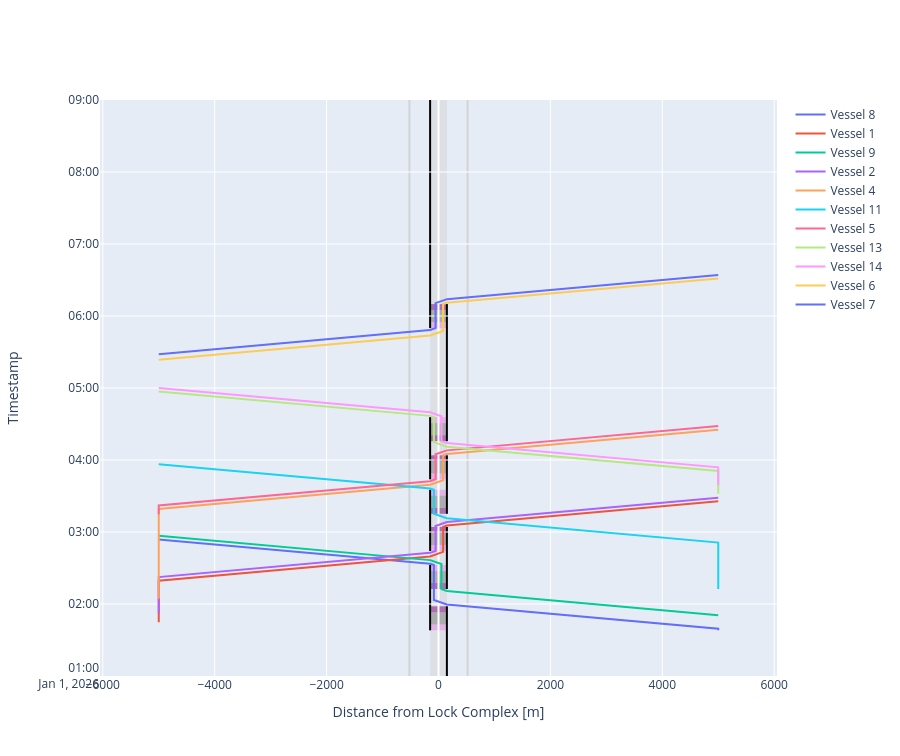

Notebook cell for this chart:
### Markdown cell above
##### Time-distance diagram of vessels passing the lock and planning info
And we can create time-distance diagrams for both locks. We observe that there are lock operations with two vessels for the larger lock, while there are lock operations with only one vessel for the smaller lock. The scheduling of the vessels followed a first-come, first-served approach, with the selected lock chamber being the one that would cause the least expected delay to any individual vessel.

### Code cell
def cm_to_pixels(cm):
    return cm * 37.8 # Set figure height to 10 cmfig.update_layout(height=cm_to_pixels(10))

# We can plot the time-distance diagram
fig = lock_chamber_I.plot(xlimmin = -6050, 
                          xlimmax = 6050,
                          ylimmin = pd.Timestamp('2026-01-01 01:00:00'),
                          ylimmax = pd.Timestamp('2026-01-01 09:00:00'),
                          method='Plotly')

fig.update_layout(height=cm_to_pixels(20))

### Figure 1 — Plotly figure (JSON) as saved in the notebook; plotly's stock layout.template omitted (floating-point values rounded to 4 significant figures)
{"data": [{"mode": "lines", "name": "Vessel 8", "type": "scatter", "x": [5000.0, 5000.0, 5000.0, 5000.0, 150.0, 150.0, -82.5, -82.5, -82.5, -82.5, -82.5, -82.5, -82.5, -82.5, -150.0, -150.0, -520.0, -5000.0], "xaxis": "x", "y": ["2026-01-01T01:38:04.354414", "2026-01-01T01:38:04.354414", "2026-01-01T01:39:24.354414", "2026-01-01T01:39:24.354414", "2026-01-01T01:59:36.854414", "2026-01-01T01:59:36.854414", "2026-01-01T02:03:22.826336", "2026-01-01T02:12:28.422958", "2026-01-01T02:17:28.422958", "2026-01-01T02:17:28.422958", "2026-01-01T02:27:28.422958", "2026-01-01T02:27:28.422958", "2026-01-01T02:32:28.422958", "2026-01-01T02:32:28.422958", "2026-01-01T02:33:34.027709", "2026-01-01T02:33:34.027709", "2026-01-01T02:35:06.527709", "2026-01-01T02:53:46.527709"], "yaxis": "y"}, {"mode": "lines", "name": "Vessel 1", "type": "scatter", "x": [-5000.0, -5000.0, -5000.0, -5000.0, -150.0, -150.0, 82.5, 82.5, 82.5, 82.5, 82.5, 82.5, 82.5, 82.5, 150.0, 150.0, 520.0, 5000.0], "xaxis": "x", "y": ["2026-01-01T01:44:45.206400", "2026-01-01T01:44:45.206400", "2026-01-01T02:19:26.527710", "2026-01-01T02:19:26.527710", "2026-01-01T02:39:39.027710", "2026-01-01T02:39:39.027710", "2026-01-01T02:43:24.999632", "2026-01-01T02:44:13.790129", "2026-01-01T02:49:13.790129", "2026-01-01T02:49:13.790129", "2026-01-01T02:59:13.790129", "2026-01-01T02:59:13.790129", "2026-01-01T03:04:13.790129", "2026-01-01T03:04:13.790129", "2026-01-01T03:05:19.394881", "2026-01-01T03:05:19.394881", "2026-01-01T03:06:51.894881", "2026-01-01T03:25:31.894881"], "yaxis": "y"}, {"mode": "lines", "name": "Vessel 9", "type": "scatter", "x": [5000.0, 5000.0, 150.0, 150.0, 52.5, 52.5, 52.5, 52.5, 52.5, 52.5, 52.5, 52.5, 52.5, 52.5, -150.0, -150.0, -520.0, -5000.0], "xaxis": "x", "y": ["2026-01-01T01:50:41.160539", "2026-01-01T01:50:41.160539", "2026-01-01T02:10:53.660539", "2026-01-01T02:10:53.660539", "2026-01-01T02:12:28.422958", "2026-01-01T02:12:28.422958", "2026-01-01T02:17:28.422958", "2026-01-01T02:17:28.422958", "2026-01-01T02:27:28.422958", "2026-01-01T02:27:28.422958", "2026-01-01T02:32:28.422958", "2026-01-01T02:32:28.422958", "2026-01-01T02:33:17.213454", "2026-01-01T02:33:17.213454", "2026-01-01T02:36:34.027709", "2026-01-01T02:36:34.027709", "2026-01-01T02:38:06.527709", "2026-01-01T02:56:46.527709"], "yaxis": "y"}, {"mode": "lines", "name": "Vessel 2", "type": "scatter", "x": [-5000.0, -5000.0, -5000.0, -5000.0, -150.0, -150.0, -52.5, -52.5, -52.5, -52.5, -52.5, -52.5, -52.5, -52.5, -52.5, -52.5, 150.0, 150.0, 520.0, 5000.0], "xaxis": "x", "y": ["2026-01-01T01:52:18.436859", "2026-01-01T01:52:18.436859", "2026-01-01T02:22:26.527710", "2026-01-01T02:22:26.527710", "2026-01-01T02:42:39.027710", "2026-01-01T02:42:39.027710", "2026-01-01T02:44:13.790129", "2026-01-01T02:44:13.790129", "2026-01-01T02:49:13.790129", "2026-01-01T02:49:13.790129", "2026-01-01T02:59:13.790129", "2026-01-01T02:59:13.790129", "2026-01-01T03:04:13.790129", "2026-01-01T03:04:13.790129", "2026-01-01T03:05:02.580625", "2026-01-01T03:05:02.580625", "2026-01-01T03:08:19.394880", "2026-01-01T03:08:19.394880", "2026-01-01T03:09:51.894880", "2026-01-01T03:28:31.894880"], "yaxis": "y"}, {"mode": "lines", "name": "Vessel 4", "type": "scatter", "x": [-5000.0, -5000.0, -5000.0, -5000.0, -150.0, -150.0, 82.5, 82.5, 82.5, 82.5, 82.5, 82.5, 82.5, 82.5, 150.0, 150.0, 520.0, 5000.0], "xaxis": "x", "y": ["2026-01-01T02:04:18.019448", "2026-01-01T02:04:18.019448", "2026-01-01T03:19:08.471554", "2026-01-01T03:19:08.471554", "2026-01-01T03:39:20.971554", "2026-01-01T03:39:20.971554", "2026-01-01T03:43:06.943476", "2026-01-01T03:43:55.733973", "2026-01-01T03:48:55.733973", "2026-01-01T03:48:55.733973", "2026-01-01T03:58:55.733973", "2026-01-01T03:58:55.733973", "2026-01-01T04:03:55.733973", "2026-01-01T04:03:55.733973", "2026-01-01T04:05:01.338725", "2026-01-01T04:05:01.338725", "2026-01-01T04:06:33.838725", "2026-01-01T04:25:13.838725"], "yaxis": "y"}, {"mode": "lines", "name": "Vessel 11", "type": "scatter", "x": [5000.0, 5000.0, 5000.0, 5000.0, 150.0, 150.0, -82.5, -82.5, -82.5, -82.5, -82.5, -82.5, -82.5, -82.5, -150.0, -150.0, -520.0, -5000.0], "xaxis": "x", "y": ["2026-01-01T02:12:35.409894", "2026-01-01T02:12:35.409894", "2026-01-01T02:51:11.894880", "2026-01-01T02:51:11.894880", "2026-01-01T03:11:24.394880", "2026-01-01T03:11:24.394880", "2026-01-01T03:15:10.366802", "2026-01-01T03:15:10.366803", "2026-01-01T03:20:10.366803", "2026-01-01T03:20:10.366803", "2026-01-01T03:30:10.366803", "2026-01-01T03:30:10.366803", "2026-01-01T03:35:10.366803", "2026-01-01T03:35:10.366803", "2026-01-01T03:36:15.971555", "2026-01-01T03:36:15.971555", "2026-01-01T03:37:48.471555", "2026-01-01T03:56:28.471555"], "yaxis": "y"}, {"mode": "lines", "name": "Vessel 5", "type": "scatter", "x": [-5000.0, -5000.0, -5000.0, -5000.0, -150.0, -150.0, -52.5, -52.5, -52.5, -52.5, -52.5, -52.5, -52.5, -52.5, -52.5, -52.5, 150.0, 150.0, 520.0, 5000.0], "xaxis": "x", "y": ["2026-01-01T03:14:50.936987", "2026-01-01T03:14:50.936987", "2026-01-01T03:22:08.471554", "2026-01-01T03:22:08.471554", "2026-01-01T03:42:20.971554", "2026-01-01T03:42:20.971554", "2026-01-01T03:43:55.733973", "2026-01-01T03:43:55.733973", "2026-01-01T03:48:55.733973", "2026-01-01T03:48:55.733973", "2026-01-01T03:58:55.733973", "2026-01-01T03:58:55.733973", "2026-01-01T04:03:55.733973", "2026-01-01T04:03:55.733973", "2026-01-01T04:04:44.524470", "2026-01-01T04:04:44.524470", "2026-01-01T04:08:01.338725", "2026-01-01T04:08:01.338725", "2026-01-01T04:09:33.838725", "2026-01-01T04:28:13.838725"], "yaxis": "y"}, {"mode": "lines", "name": "Vessel 13", "type": "scatter", "x": [5000.0, 5000.0, 5000.0, 5000.0, 150.0, 150.0, -82.5, -82.5, -82.5, -82.5, -82.5, -82.5, -82.5, -82.5, -150.0, -150.0, -520.0, -5000.0], "xaxis": "x", "y": ["2026-01-01T03:31:56.300854", "2026-01-01T03:31:56.300854", "2026-01-01T03:50:53.838725", "2026-01-01T03:50:53.838725", "2026-01-01T04:11:06.338725", "2026-01-01T04:11:06.338725", "2026-01-01T04:14:52.310647", "2026-01-01T04:15:41.101144", "2026-01-01T04:20:41.101144", "2026-01-01T04:20:41.101144", "2026-01-01T04:30:41.101144", "2026-01-01T04:30:41.101144", "2026-01-01T04:35:41.101144", "2026-01-01T04:35:41.101144", "2026-01-01T04:36:46.705896", "2026-01-01T04:36:46.705896", "2026-01-01T04:38:19.205896", "2026-01-01T04:56:59.205896"], "yaxis": "y"}, {"mode": "lines", "name": "Vessel 14", "type": "scatter", "x": [5000.0, 5000.0, 5000.0, 5000.0, 150.0, 150.0, 52.5, 52.5, 52.5, 52.5, 52.5, 52.5, 52.5, 52.5, 52.5, 52.5, -150.0, -150.0, -520.0, -5000.0], "xaxis": "x", "y": ["2026-01-01T03:38:55.974170", "2026-01-01T03:38:55.974170", "2026-01-01T03:53:53.838725", "2026-01-01T03:53:53.838725", "2026-01-01T04:14:06.338725", "2026-01-01T04:14:06.338725", "2026-01-01T04:15:41.101144", "2026-01-01T04:15:41.101144", "2026-01-01T04:20:41.101144", "2026-01-01T04:20:41.101144", "2026-01-01T04:30:41.101144", "2026-01-01T04:30:41.101144", "2026-01-01T04:35:41.101144", "2026-01-01T04:35:41.101144", "2026-01-01T04:36:29.891641", "2026-01-01T04:36:29.891641", "2026-01-01T04:39:46.705896", "2026-01-01T04:39:46.705896", "2026-01-01T04:41:19.205896", "2026-01-01T04:59:59.205896"], "yaxis": "y"}, {"mode": "lines", "name": "Vessel 6", "type": "scatter", "x": [-5000.0, -5000.0, -150.0, -150.0, 82.5, 82.5, 82.5, 82.5, 82.5, 82.5, 82.5, 82.5, 150.0, 150.0, 520.0, 5000.0], "xaxis": "x", "y": ["2026-01-01T05:23:30.180018", "2026-01-01T05:23:30.180018", "2026-01-01T05:43:42.680018", "2026-01-01T05:43:42.680018", "2026-01-01T05:47:28.651940", "2026-01-01T05:49:55.781670", "2026-01-01T05:54:55.781670", "2026-01-01T05:54:55.781670", "2026-01-01T06:04:55.781670", "2026-01-01T06:04:55.781670", "2026-01-01T06:09:55.781670", "2026-01-01T06:09:55.781670", "2026-01-01T06:11:01.386422", "2026-01-01T06:11:01.386422", "2026-01-01T06:12:33.886422", "2026-01-01T06:31:13.886422"], "yaxis": "y"}, {"mode": "lines", "name": "Vessel 7", "type": "scatter", "x": [-5000.0, -5000.0, -150.0, -150.0, -52.5, -52.5, -52.5, -52.5, -52.5, -52.5, -52.5, -52.5, -52.5, -52.5, 150.0, 150.0, 520.0, 5000.0], "xaxis": "x", "y": ["2026-01-01T05:28:08.519251", "2026-01-01T05:28:08.519251", "2026-01-01T05:48:21.019251", "2026-01-01T05:48:21.019251", "2026-01-01T05:49:55.781670", "2026-01-01T05:49:55.781670", "2026-01-01T05:54:55.781670", "2026-01-01T05:54:55.781670", "2026-01-01T06:04:55.781670", "2026-01-01T06:04:55.781670", "2026-01-01T06:09:55.781670", "2026-01-01T06:09:55.781670", "2026-01-01T06:10:44.572166", "2026-01-01T06:10:44.572166", "2026-01-01T06:14:01.386421", "2026-01-01T06:14:01.386421", "2026-01-01T06:15:33.886421", "2026-01-01T06:34:13.886421"], "yaxis": "y"}], "layout": {"height": 756, "shapes": [{"fillcolor": "lightgrey", "layer": "below", "line": {"width": 0}, "name": "Lock Geometry", "opacity": 0.5, "type": "rect", "x0": -150, "x1": 150, "y0": "2026-01-01T01:00:00", "y1": "2026-01-01T09:00:00"}, {"fillcolor": "violet", "layer": "below", "line": {"width": 0}, "name": "Lock gate closing", "opacity": 0.5, "type": "rect", "x0": -150, "x1": 150, "xref": "x", "y0": "2026-01-01T01:38:04.354414", "y1": "2026-01-01T01:43:04.354414", "yref": "y"}, {"fillcolor": "grey", "layer": "below", "line": {"width": 0}, "name": "Lock levelling", "opacity": 0.5, "type": "rect", "x0": -150, "x1": 150, "xref": "x", "y0": "2026-01-01T01:43:04.354414", "y1": "2026-01-01T01:53:04.354414", "yref": "y"}, {"fillcolor": "purple", "layer": "below", "line": {"width": 0}, "name": "Lock gate opening", "opacity": 0.5, "type": "rect", "x0": -150, "x1": 150, "xref": "x", "y0": "2026-01-01T01:53:04.354414", "y1": "2026-01-01T01:58:04.354414", "yref": "y"}, {"fillcolor": "purple", "layer": "below", "line": {"width": 0}, "name": "Lock gate closing", "opacity": 0.5, "type": "rect", "x0": -150, "x1": 150, "xref": "x", "y0": "2026-01-01T02:12:28.422958", "y1": "2026-01-01T02:17:28.422958", "yref": "y"}, {"fillcolor": "grey", "layer": "below", "line": {"width": 0}, "name": "Lock levelling", "opacity": 0.5, "type": "rect", "x0": -150, "x1": 150, "xref": "x", "y0": "2026-01-01T02:17:28.422958", "y1": "2026-01-01T02:27:28.422958", "yref": "y"}, {"fillcolor": "violet", "layer": "below", "line": {"width": 0}, "name": "Lock gate opening", "opacity": 0.5, "type": "rect", "x0": -150, "x1": 150, "xref": "x", "y0": "2026-01-01T02:27:28.422958", "y1": "2026-01-01T02:32:28.422958", "yref": "y"}, {"fillcolor": "violet", "layer": "below", "line": {"width": 0}, "name": "Lock gate closing", "opacity": 0.5, "type": "rect", "x0": -150, "x1": 150, "xref": "x", "y0": "2026-01-01T02:44:13.790129", "y1": "2026-01-01T02:49:13.790129", "yref": "y"}, {"fillcolor": "grey", "layer": "below", "line": {"width": 0}, "name": "Lock levelling", "opacity": 0.5, "type": "rect", "x0": -150, "x1": 150, "xref": "x", "y0": "2026-01-01T02:49:13.790129", "y1": "2026-01-01T02:59:13.790129", "yref": "y"}, {"fillcolor": "purple", "layer": "below", "line": {"width": 0}, "name": "Lock gate opening", "opacity": 0.5, "type": "rect", "x0": -150, "x1": 150, "xref": "x", "y0": "2026-01-01T02:59:13.790129", "y1": "2026-01-01T03:04:13.790129", "yref": "y"}, {"fillcolor": "purple", "layer": "below", "line": {"width": 0}, "name": "Lock gate closing", "opacity": 0.5, "type": "rect", "x0": -150, "x1": 150, "xref": "x", "y0": "2026-01-01T03:15:10.366803", "y1": "2026-01-01T03:20:10.366803", "yref": "y"}, {"fillcolor": "grey", "layer": "below", "line": {"width": 0}, "name": "Lock levelling", "opacity": 0.5, "type": "rect", "x0": -150, "x1": 150, "xref": "x", "y0": "2026-01-01T03:20:10.366803", "y1": "2026-01-01T03:30:10.366803", "yref": "y"}, {"fillcolor": "violet", "layer": "below", "line": {"width": 0}, "name": "Lock gate opening", "opacity": 0.5, "type": "rect", "x0": -150, "x1": 150, "xref": "x", "y0": "2026-01-01T03:30:10.366803", "y1": "2026-01-01T03:35:10.366803", "yref": "y"}, {"fillcolor": "violet", "layer": "below", "line": {"width": 0}, "name": "Lock gate closing", "opacity": 0.5, "type": "rect", "x0": -150, "x1": 150, "xref": "x", "y0": "2026-01-01T03:43:55.733973", "y1": "2026-01-01T03:48:55.733973", "yref": "y"}, {"fillcolor": "grey", "layer": "below", "line": {"width": 0}, "name": "Lock levelling", "opacity": 0.5, "type": "rect", "x0": -150, "x1": 150, "xref": "x", "y0": "2026-01-01T03:48:55.733973", "y1": "2026-01-01T03:58:55.733973", "yref": "y"}, {"fillcolor": "purple", "layer": "below", "line": {"width": 0}, "name": "Lock gate opening", "opacity": 0.5, "type": "rect", "x0": -150, "x1": 150, "xref": "x", "y0": "2026-01-01T03:58:55.733973", "y1": "2026-01-01T04:03:55.733973", "yref": "y"}, {"fillcolor": "purple", "layer": "below", "line": {"width": 0}, "name": "Lock gate closing", "opacity": 0.5, "type": "rect", "x0": -150, "x1": 150, "xref": "x", "y0": "2026-01-01T04:15:41.101144", "y1": "2026-01-01T04:20:41.101144", "yref": "y"}, {"fillcolor": "grey", "layer": "below", "line": {"width": 0}, "name": "Lock levelling", "opacity": 0.5, "type": "rect", "x0": -150, "x1": 150, "xref": "x", "y0": "2026-01-01T04:20:41.101144", "y1": "2026-01-01T04:30:41.101144", "yref": "y"}, {"fillcolor": "violet", "layer": "below", "line": {"width": 0}, "name": "Lock gate opening", "opacity": 0.5, "type": "rect", "x0": -150, "x1": 150, "xref": "x", "y0": "2026-01-01T04:30:41.101144", "y1": "2026-01-01T04:35:41.101144", "yref": "y"}, {"fillcolor": "violet", "layer": "below", "line": {"width": 0}, "name": "Lock gate closing", "opacity": 0.5, "type": "rect", "x0": -150, "x1": 150, "xref": "x", "y0": "2026-01-01T05:49:55.781670", "y1": "2026-01-01T05:54:55.781670", "yref": "y"}, {"fillcolor": "grey", "layer": "below", "line": {"width": 0}, "name": "Lock levelling", "opacity": 0.5, "type": "rect", "x0": -150, "x1": 150, "xref": "x", "y0": "2026-01-01T05:54:55.781670", "y1": "2026-01-01T06:04:55.781670", "yref": "y"}, {"fillcolor": "purple", "layer": "below", "line": {"width": 0}, "name": "Lock gate opening", "opacity": 0.5, "type": "rect", "x0": -150, "x1": 150, "xref": "x", "y0": "2026-01-01T06:04:55.781670", "y1": "2026-01-01T06:09:55.781670", "yref": "y"}, {"fillcolor": "darkgrey", "layer": "below", "line": {"width": 0}, "name": "Lock gate opening", "opacity": 0.5, "type": "rect", "x0": -150, "x1": 150, "xref": "x", "y0": "2026-01-01T01:43:04.354414", "y1": "2026-01-01T01:53:04.354414", "yref": "y"}, {"fillcolor": "darkgrey", "layer": "below", "line": {"width": 0}, "name": "Lock gate opening", "opacity": 0.5, "type": "rect", "x0": -150, "x1": 150, "xref": "x", "y0": "2026-01-01T02:17:28.422958", "y1": "2026-01-01T02:27:28.422958", "yref": "y"}, {"fillcolor": "darkgrey", "layer": "below", "line": {"width": 0}, "name": "Lock gate opening", "opacity": 0.5, "type": "rect", "x0": -150, "x1": 150, "xref": "x", "y0": "2026-01-01T02:49:13.790129", "y1": "2026-01-01T02:59:13.790129", "yref": "y"}, {"fillcolor": "darkgrey", "layer": "below", "line": {"width": 0}, "name": "Lock gate opening", "opacity": 0.5, "type": "rect", "x0": -150, "x1": 150, "xref": "x", "y0": "2026-01-01T03:20:10.366803", "y1": "2026-01-01T03:30:10.366803", "yref": "y"}, {"fillcolor": "darkgrey", "layer": "below", "line": {"width": 0}, "name": "Lock gate opening", "opacity": 0.5, "type": "rect", "x0": -150, "x1": 150, "xref": "x", "y0": "2026-01-01T03:48:55.733973", "y1": "2026-01-01T03:58:55.733973", "yref": "y"}, {"fillcolor": "darkgrey", "layer": "below", "line": {"width": 0}, "name": "Lock gate opening", "opacity": 0.5, "type": "rect", "x0": -150, "x1": 150, "xref": "x", "y0": "2026-01-01T04:20:41.101144", "y1": "2026-01-01T04:30:41.101144", "yref": "y"}, {"fillcolor": "darkgrey", "layer": "below", "line": {"width": 0}, "name": "Lock gate opening", "opacity": 0.5, "type": "rect", "x0": -150, "x1": 150, "xref": "x", "y0": "2026-01-01T05:54:55.781670", "y1": "2026-01-01T06:04:55.781670", "yref": "y"}, {"layer": "below", "line": {"color": "black"}, "name": "Lock gate opening", "type": "line", "x0": -150, "x1": -150, "xref": "x", "y0": "2026-01-01T01:38:04.354414", "y1": "2026-01-01T02:32:28.422958", "yref": "y"}, {"layer": "below", "line": {"color": "black"}, "name": "Lock gate opening", "type": "line", "x0": -150, "x1": -150, "xref": "x", "y0": "2026-01-01T02:44:13.790129", "y1": "2026-01-01T03:35:10.366803", "yref": "y"}, {"layer": "below", "line": {"color": "black"}, "name": "Lock gate opening", "type": "line", "x0": -150, "x1": -150, "xref": "x", "y0": "2026-01-01T03:43:55.733973", "y1": "2026-01-01T04:35:41.101144", "yref": "y"}, {"layer": "below", "line": {"color": "black"}, "name": "Lock gate opening", "type": "line", "x0": -150, "x1": -150, "xref": "x", "y0": "2026-01-01T05:49:55.781670", "y1": "2026-01-01T09:00:00", "yref": "y"}, {"layer": "below", "line": {"color": "black"}, "name": "Lock gate opening", "type": "line", "x0": 150, "x1": 150, "xref": "x", "y0": "2026-01-01T01:00:00", "y1": "2026-01-01T01:58:04.354414", "yref": "y"}, {"layer": "below", "line": {"color": "black"}, "name": "Lock gate opening", "type": "line", "x0": 150, "x1": 150, "xref": "x", "y0": "2026-01-01T02:12:28.422958", "y1": "2026-01-01T03:04:13.790129", "yref": "y"}, {"layer": "below", "line": {"color": "black"}, "name": "Lock gate opening", "type": "line", "x0": 150, "x1": 150, "xref": "x", "y0": "2026-01-01T03:15:10.366803", "y1": "2026-01-01T04:03:55.733973", "yref": "y"}, {"layer": "below", "line": {"color": "black"}, "name": "Lock gate opening", "type": "line", "x0": 150, "x1": 150, "xref": "x", "y0": "2026-01-01T04:15:41.101144", "y1": "2026-01-01T06:09:55.781670", "yref": "y"}, {"layer": "below", "line": {"color": "lightgrey"}, "type": "line", "x0": -520, "x1": -520, "xref": "x", "y0": 0, "y1": 1, "yref": "y domain"}, {"layer": "below", "line": {"color": "lightgrey"}, "type": "line", "x0": 520, "x1": 520, "xref": "x", "y0": 0, "y1": 1, "yref": "y domain"}], "showlegend": true, "xaxis": {"anchor": "y", "domain": [0, 1], "range": [-6050, 6050], "title": {"text": "Distance from Lock Complex [m]"}}, "yaxis": {"anchor": "x", "domain": [0, 1], "range": ["2026-01-01T01:00:00", "2026-01-01T09:00:00"], "title": {"text": "Timestamp"}}}}
